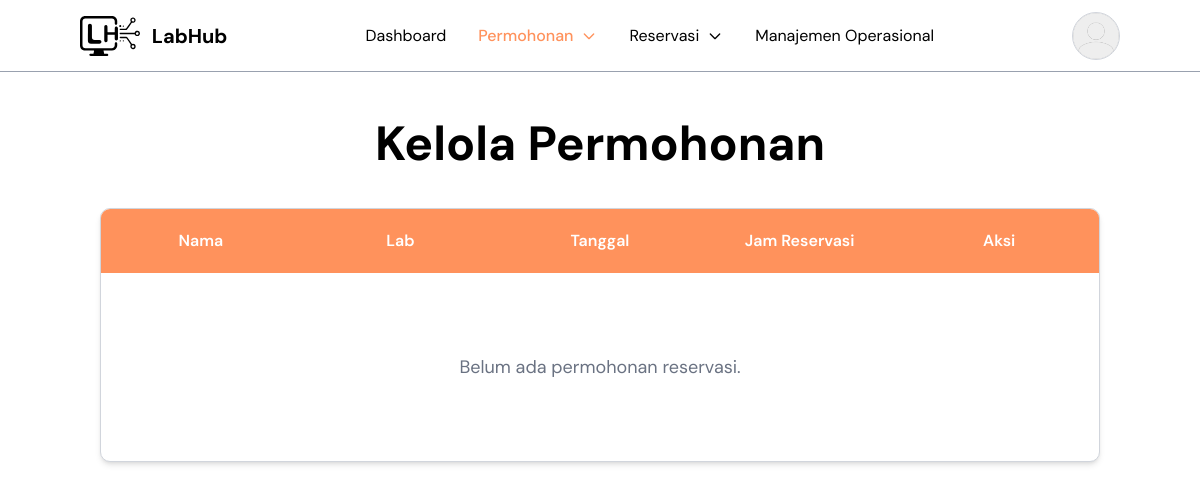
Page /admin/index.php?page=kelola_permohonan (signed in) on the earlier database version.
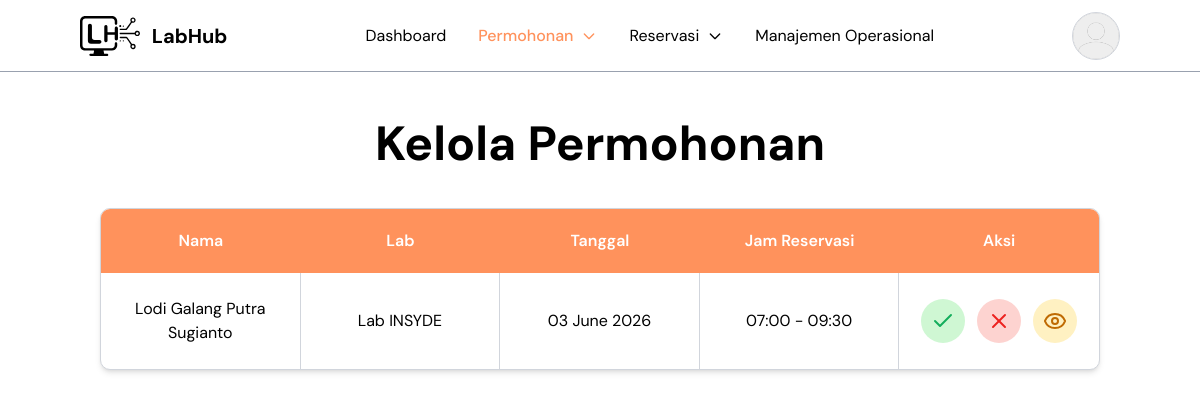
Same page on the later database version.
### tables this page shows
CREATE TABLE `reservasi` (
  `id` int NOT NULL,
  `user_id` int NOT NULL,
  `jadwal_id` int NOT NULL,
  `kode_reservasi` varchar(100) DEFAULT NULL,
  `dosen_penanggung_jawab` varchar(100) NOT NULL,
  `kontak` varchar(30) NOT NULL,
  `keperluan` text NOT NULL,
  `berkas` varchar(255) DEFAULT NULL,
  `status` enum('Pending','Disetujui','Ditolak','Dibatalkan','Belum Ambil Kunci','Sedang Berlangsung','Selesai','Tidak Hadir') DEFAULT 'Pending',
  `created_at` timestamp NULL DEFAULT CURRENT_TIMESTAMP,
  `alasan_pembatalan` text,
  `email_h1_dikirim` datetime DEFAULT NULL
);

CREATE TABLE `users` (
  `id` int NOT NULL,
  `nama` varchar(100) NOT NULL,
  `email` varchar(100) NOT NULL,
  `password` varchar(255) NOT NULL,
  `foto_profile` varchar(255) DEFAULT NULL,
  `role` enum('user','admin') NOT NULL DEFAULT 'user',
  `status` enum('mahasiswa','dosen') NOT NULL,
  `npm` varchar(20) DEFAULT NULL,
  `program_studi_id` int DEFAULT NULL,
  `created_at` timestamp NULL DEFAULT CURRENT_TIMESTAMP,
  `reset_otp` varchar(10) DEFAULT NULL,
  `reset_otp_expired` datetime DEFAULT NULL,
  `reset_token` varchar(255) DEFAULT NULL
);

CREATE TABLE `labs` (
  `id` int NOT NULL,
  `nama_lab` varchar(100) NOT NULL,
  `kode_lab` varchar(10) NOT NULL,
  `kategori` varchar(100) DEFAULT NULL,
  `lokasi` varchar(100) DEFAULT NULL,
  `luas` int DEFAULT NULL,
  `kapasitas` int DEFAULT '0',
  `fasilitas` text,
  `deskripsi` text,
  `gambar` varchar(255) DEFAULT NULL,
  `jam_buka` time NOT NULL,
  `jam_tutup` time NOT NULL,
  `status` enum('Tersedia','Perbaikan','Non-aktif') DEFAULT 'Tersedia',
  `created_at` timestamp NULL DEFAULT CURRENT_TIMESTAMP,
  `slug` varchar(255) DEFAULT NULL
);

CREATE TABLE `jadwal` (
  `id` int NOT NULL,
  `lab_id` int NOT NULL,
  `tanggal` date NOT NULL,
  `sesi` varchar(50) NOT NULL,
  `jam_mulai` time NOT NULL,
  `jam_selesai` time NOT NULL,
  `created_at` timestamp NULL DEFAULT CURRENT_TIMESTAMP
);

### admin/pages/kelola_permohonan.php (the view, shortened to what the changed rows need)
<?php
$page = 'kelola_permohonan';
include __DIR__ . '/../../config/config.php';
$limit = 10;
$pageNumber =
    isset($_GET['p'])
    ? (int) $_GET['p']
    : 1;
$offset =
    ($pageNumber - 1) * $limit;
$stmt =
    mysqli_prepare(
        $conn,
        "SELECT
            reservasi.id,
            users.nama,
            labs.nama_lab,
            jadwal.tanggal,
            jadwal.jam_mulai,
            jadwal.jam_selesai
        FROM reservasi
        JOIN users
        ON reservasi.user_id = users.id
        JOIN jadwal
        ON reservasi.jadwal_id = jadwal.id
        JOIN labs
        ON jadwal.lab_id = labs.id
        WHERE reservasi.status = 'Pending'
        ORDER BY reservasi.id DESC
        LIMIT ? OFFSET ?"
    );
mysqli_stmt_bind_param(
    $stmt,
    "ii",
    $limit,
    $offset
);
mysqli_stmt_execute(
    $stmt
);
$result =
    mysqli_stmt_get_result(
        $stmt
    );
?>
<section class="mt-20 px-4 sm:px-6 lg:px-25 min-h-screen py-10">
    <div class="flex flex-col gap-10">
        <h1 class="
                text-3xl
                sm:text-4xl
                md:text-5xl
                xl:text-6xl
                font-bold
                text-center
            ">
            Kelola Permohonan
        </h1>
        <div class="
            md:border
            md:border-gray-300
            rounded-[10px]
            overflow-hidden
        bg-white
           md:shadow-md
            w-full
        ">
            <div class="hidden md:block">
                <div class="divide-y divide-gray-300">
                    <?php if (
                        mysqli_num_rows($result)
                        > 0
                    ): ?>
                        <?php while (
                            $item =
                            mysqli_fetch_assoc(
                                $result
                            )
                        ): ?>
                            <div class="
                                grid
                                grid-cols-5
                                items-stretch
                            ">
                                <div class="
                                    py-6
                                    px-4
                                    border-r
                                    border-gray-300
                                    flex
                                    items-center
                                    justify-center
                                    text-center
                                ">
                                    <?= htmlspecialchars(
                                        $item['nama']
                                    ) ?>
                                </div>
                                <div class="
                                    py-6
                                    px-4
                                    border-r
                                    border-gray-300
                                    flex
                                    items-center
                                    justify-center
                                    text-center
                                ">
                                    <?= htmlspecialchars($item['nama_lab']) ?>
                                </div>
                                <div class="
                                    py-6
                                    px-4
                                    border-r
                                    border-gray-300
                                    flex
                                    items-center
                                    justify-center
                                    text-center
                                ">
                                    <?= date(
                                        'd F Y',
                                        strtotime(
                                            $item['tanggal']
                                        )
                                    ) ?>
                                </div>
                                <div class="
                                    py-6
                                    px-4
                                    border-r
                                    border-gray-300
                                    flex
                                    items-center
                                    justify-center
                                    text-center
                                ">
                                    <?= substr(
                                        $item['jam_mulai'],
                                        0,
                                        5
                                    ) ?>
                                    -
                                    <?= substr(
                                        $item['jam_selesai'],
                                        0,
                                        5
                                    ) ?>
                                </div>
                                <div class="
                                    py-6
                                    px-4
                                    flex
                                    justify-center
                                    items-center
                                ">
                                    <div class="
                                        flex
                                        justify-center
                                        items-center
                                        gap-3
                                    ">
                                        <form method="POST">
                                            <button type="submit" name="setujui_reservasi" class="
                                                    w-8
                                                    h-8
                                                    lg:w-11
                                                    lg:h-11
                                                    rounded-full
                                                    bg-[#CFF7D3]
                                                    flex
                                                    items-center
                                                    justify-center
                                                    cursor-pointer
                                                    hover:opacity-70
                                                ">
                                                <i data-lucide="check" class="
                                                        text-[#14AE5C]
                                                    ">
                                                </i>
                                            </button>
                                        </form>
                                        <form method="POST">
                                            <button type="submit" name="tolak_reservasi" class="
                                                        w-8
                                                        h-8
                                                        lg:w-11
                                                        lg:h-11
                                                        rounded-full
                                                        bg-[#FDD3D0]
                                                        flex
                                                        items-center
                                                        justify-center
                                                        cursor-pointer
                                                        hover:opacity-70
                                                    ">
                                                <i data-lucide="x" class="
                                                            text-[#EC221F]
                                                        ">
                                                </i>
                                            </button>
                                        </form>
                                        <a href="?page=detail_reservasi&id=<?= $item['id'] ?>&from=<?= $page ?>" class="
                                                    w-8
                                                    h-8
                                                    lg:w-11
                                                    lg:h-11
                                                    rounded-full
                                                    bg-[#FFF1C2]
                                                    flex
                                                    items-center
                                                    justify-center
                                                    hover:opacity-70
                                                ">
                                            <i data-lucide="eye" class="
                                                        text-[#BF6A02]
                                                    ">
                                            </i>
                                        </a>
                                    </div>
                                </div>
                            </div>
                        <?php endwhile; ?>
                    <?php else: ?>
                        <div class="
                            py-20
                            text-center
                            text-gray-500
                            text-lg
                        ">
                            Belum ada permohonan reservasi.
                        </div>
                    <?php endif; ?>
                </div>
            </div>
        </div>
    </div>
</section>

Differences in the rows shown:
added reservasi: user.nama "Lodi Galang Putra Sugianto", labs.nama_lab "Lab INSYDE", jadwal.tanggal "03 June 2026", jadwal.jam_mulai "07:00", jadwal.jam_selesai "09:30"
Other differences:
text no longer shown: "Belum ada permohonan reservasi."
